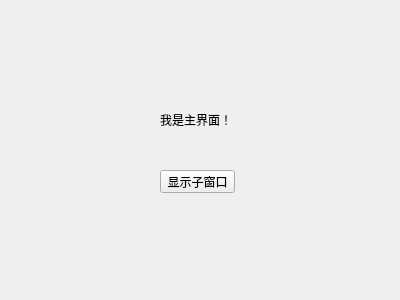
<?xml version="1.0" encoding="UTF-8"?>
<ui version="4.0">
 <class>MyWidget</class>
 <widget class="QWidget" name="MyWidget">
  <property name="geometry">
   <rect>
    <x>0</x>
    <y>0</y>
    <width>400</width>
    <height>300</height>
   </rect>
  </property>
  <property name="windowTitle">
   <string>MyWidget</string>
  </property>
  <widget class="QLabel" name="label">
   <property name="geometry">
    <rect>
     <x>160</x>
     <y>110</y>
     <width>141</width>
     <height>20</height>
    </rect>
   </property>
   <property name="text">
    <string>我是主界面！</string>
   </property>
  </widget>
  <widget class="QPushButton" name="showChildButton">
   <property name="geometry">
    <rect>
     <x>160</x>
     <y>170</y>
     <width>75</width>
     <height>23</height>
    </rect>
   </property>
   <property name="text">
    <string>显示子窗口</string>
   </property>
  </widget>
 </widget>
 <layoutdefault spacing="6" margin="11"/>
 <resources/>
 <connections/>
</ui>
